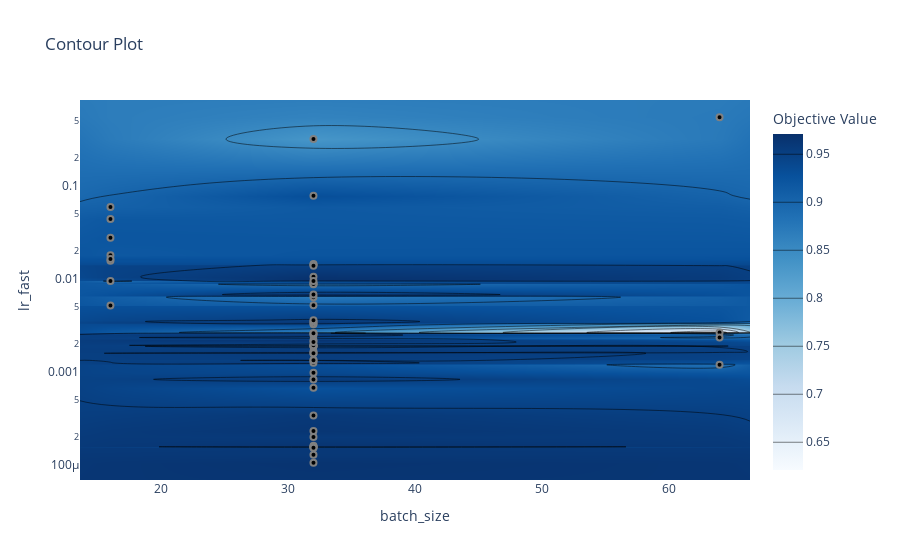

The notebook cell this image was saved under:
### Code cell
optuna.visualization.plot_contour(study, params=["batch_size", "lr_fast"])
